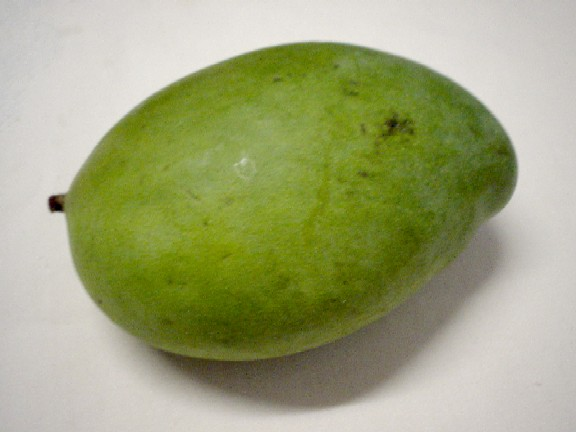
#> input picture test_images/greenmango.jpg, 576 x 432 px
$ python -i vision.py   (imports and definitions only)   (older library calls are emulated)
#> lines starting #> are read from the running program, lines starting #| are printed output that depends on the picture; after the words box and inside, x2 and y2 are one past the last pixel; in counts of white or black regions, pixels touching at a corner belong together; long printed decimals are rounded
#> further down, picture is the input picture: shape (432, 576, 3); mean B, G, R 122.3, 165, 159.9
### dev/communication.py
# This code contains the classes necessary for serial and tcp/ip communication
# Status: Incomplete

import serial
import time
import sys
import struct

#Arduino Communication Class
class arduino():

	def __init__(self, usb_port, baud_rate):
		self.usb_port = usb_port
		self.baud_rate = baud_rate

		self.ser = serial.Serial(usb_port, baud_rate, timeout=5)

	def send_data(self, data):
		self.ser.write(str(data).encode())
		time.sleep(0.5)

	def read_data(self):
		self.data = self.ser.readline().strip()
		#self.data = self.data.decode("utf-8")
		return self.data

	def close(self):
		self.ser.close()


#TCP_IP COMMUNICATION CLASS
# improvments pickle the image data
class tcp_ip():

	# [14 lines left out: functions __init__, send_image, not called in this run]

	def receive_result(self):
		data = self.sock.recv(1024).decode()
		return data


# [4 lines left out: function get_arduino_data, not called in this run]

### dev/vision.py
# This code contains all image processing required to acquire height, thickness and length of acquired mango
# Status: Incomplete


import numpy as np
import argparse
import imutils
import cv2
from math import sqrt

from communication import *

def capture(frame):
	try:
		X, Y, Z, box, midx, midy = get_size(frame, 90)
		#locates center of object
		cv2.circle(frame, (int(midx), int(midy)), 5, (0, 0, 255), -1)
		print(X, Y, Z)
		cv2.drawContours(frame,[box],0,(0,0,255),1)
		font = cv2.FONT_HERSHEY_SIMPLEX
		cv2.putText(frame,"Parameters",(10,31), font, 0.5,(0,100,0),2,cv2.LINE_AA)
		cv2.putText(frame,"Width:  {:.03}in".format(float(X)),(10,50), font, 0.5,(0,100,0),2,cv2.LINE_AA)
		cv2.putText(frame,"Length: {:.03}in".format(float(Y)),(10,69), font, 0.5,(0,100,0),2,cv2.LINE_AA)
		cv2.putText(frame,"Height: {:.03}in".format(float(Z)),(10,88), font, 0.5,(0,100,0),2,cv2.LINE_AA)

		cv2.imshow("processed image", frame)

	except IndexError:
		print("no contours to capture")
		pass


def midpoint(ptA, ptB):
	return ((ptA[0] + ptB[0]) * 0.5, (ptA[1] + ptB[1]) * 0.5)


def get_size(image_frame, calibrated_pxm):
	#This function returns Y dimension, X dimension, Area, midx, midy,


#> called with calibrated_pxm = 90
	gray = cv2.cvtColor(image_frame, cv2.COLOR_BGR2GRAY)
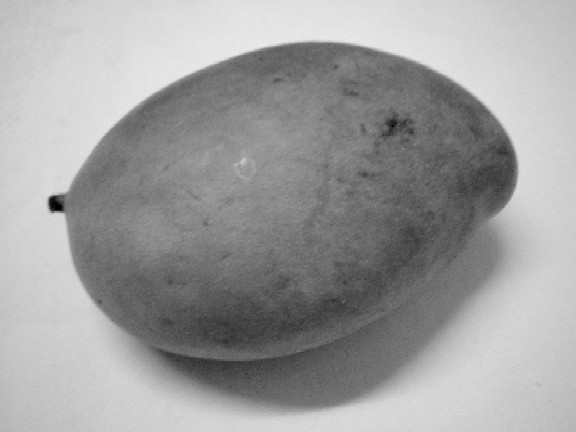
#> gray: shape (432, 576); min 0, max 236, mean 158.5
	gray = cv2.GaussianBlur(gray, (7, 7), 0)

	# perform edge detection, then perform a dilation + erosion to
	# close gaps in between object edges
	edged = cv2.Canny(gray, 50, 100)
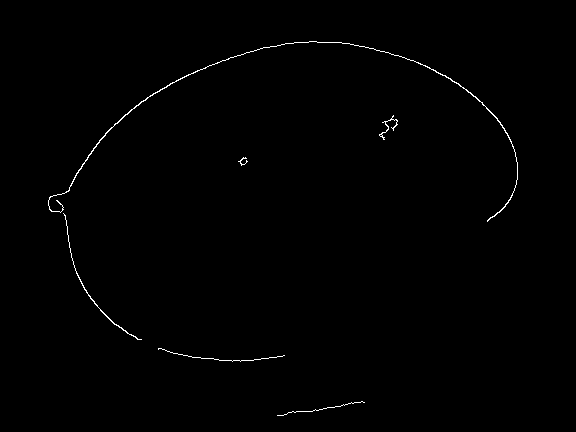
#> edged: shape (432, 576); 0.53% white in thin lines or dots, all inside (x1, y1, x2, y2) = (48, 41, 518, 416)
	edged = cv2.dilate(edged, None, iterations=1)
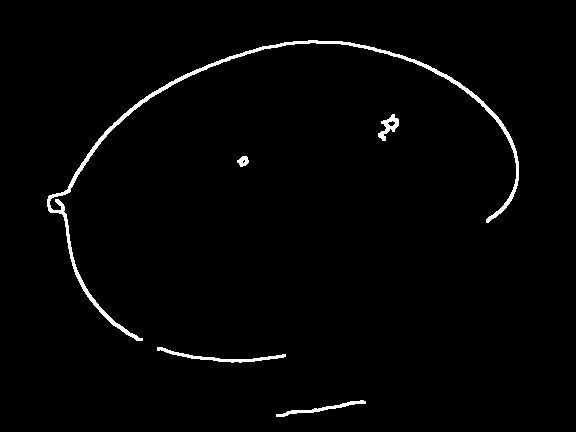
#> edged: shape (432, 576); 1.7% white; 5 white regions, box (x1, y1, x2, y2) and area: (47, 40, 519, 341) 3180, (157, 347, 286, 363) 430, (276, 400, 366, 417) 312, (378, 114, 399, 141) 234, (237, 156, 249, 167) 87
	edged = cv2.erode(edged, None, iterations=1)

	#uncomment to see processed image
	#cv2.imshow('imclose', image)

	#Find contours
	(_,cnts,_) = cv2.findContours(edged, cv2.RETR_EXTERNAL, cv2.CHAIN_APPROX_SIMPLE)
#> cnts = 5 contours, 2 with area under 20; largest, box (x1, y1, x2, y2) and area: (48, 41, 518, 340) 245, (379, 115, 398, 140) 106, (238, 157, 248, 166) 37

	#append contour into tha area array
	areaArray = []
	for i, c in enumerate(cnts):

		area = cv2.contourArea(c)
		#adjust this if possible
		areaArray.append(area)
#> this loop made 5 passes
#> area on passes 3 to 5: 37, 106, 245
#> after the loop, areaArray = [12, 2.5, 37, 106, 245]

	sorteddata = sorted(zip(areaArray,cnts), key=lambda x: x[0], reverse=True)
#> sorteddata = 5 items


	#largest Contour
	c = sorteddata[0][1]
#> c = contour of 782 points, box (x1, y1, x2, y2) (48, 41, 518, 340), area 245

	box = cv2.minAreaRect(c)
#> box = ((277.3, 166.7), (459.5, 238.2), -18.83)
	box_points = cv2.boxPoints(box)
#> box_points = [[98.3, 353.6], [21.42, 128.1], [456.3, -20.19], [533.2, 205.2]]
	box_points = np.int0(box_points)
#> box_points = [[98, 353], [21, 128], [456, -20], [533, 205]]


	box = cv2.cv.BoxPoints(box) if imutils.is_cv2() else cv2.boxPoints(box)
#> box = ((98.3, 353.6), (21.42, 128.1), (456.3, -20.19), (533.2, 205.2))
	box = np.array(box, dtype="int")
#> box = [[98, 353], [21, 128], [456, -20], [533, 205]]

	#extract 4 corners
	(tl, tr, br, bl) = box_points
#> tl = [98, 353]; tr = [21, 128]; br = [456, -20]; bl = [533, 205]

	(tltrX, tltrY) = midpoint(tl, tr)
#> tltrX = 59.5; tltrY = 240.5
	(blbrX, blbrY) = midpoint(bl, br)
#> blbrX = 494.5; blbrY = 92.5

	# compute the midpoint between the top-left and top-right points,
	# followed by the midpoint between the top-righ and bottom-right
	(midx, midy) = midpoint((tltrX, tltrY), (blbrX, blbrY))
#> midx = 277; midy = 166.5

	#compute distance x and y
	dA = sqrt( (tr[0] - tl[0])**2 + (tr[1] - tl[1])**2 )
#> dA = 237.8
	dB = sqrt( (tr[0] - br[0])**2 + (tr[1] - br[1])**2 )
#> dB = 459.5

	# X,Y,Z parameters
	X = dA / calibrated_pxm
#> X = 2.64
	Y = dB / calibrated_pxm
#> Y = 5.11
	Z = get_arduino_data("/dev/ttyUSB0")

	return X, Y, Z, box_points, midx, midy


#Function to get height and weight of mango from arduino
def get_arduino_data(port):
	arduino_comms = arduino(port, 9600)
	height = arduino_comms.read_data()
	return height


def save_image(frame):
	time = datetime.datetime.now().time()
	cv2.imwrite(str(time) + ".jpeg", frame)
	print("Image saved" + str(time) + ".jpeg")

>>> import cv2
>>> picture = cv2.imread('../test_images/greenmango.jpg')
>>> result = capture(picture)
#> in capture, `X, Y, Z, box, midx, midy = get_size(frame, 90)`: X = 2.64; Y = 5.11; box = [[98, 353], [21, 128], [456, -20], [533, 205]]; midx = 277; midy = 166.5
#> in capture, `cv2.circle(frame, (int(midx), int(midy)), 5, (0, 0, 255), -1)`: frame: shape (432, 576, 3); 0.03% of pixels changed, all inside (x1, y1, x2, y2) = (272, 161, 283, 172)
#| 2.642 5.105 <module 'serial.Serial_.readline_.strip_' from None>
#> in capture, `cv2.putText(frame,"Length: {:.03}in".format(float(Y)),(10,69), font, 0..`:
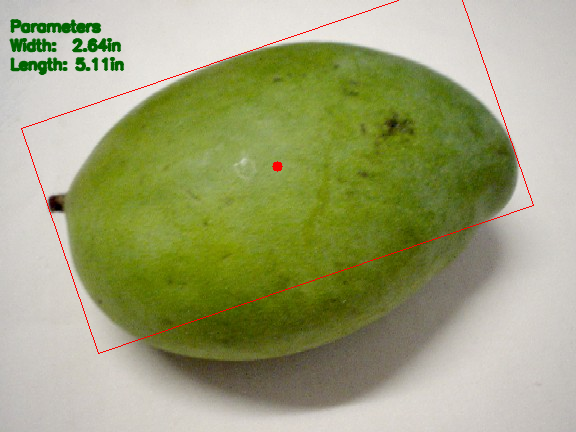
#> frame: shape (432, 576, 3); mean B, G, R 119.4, 162.9, 158.2
